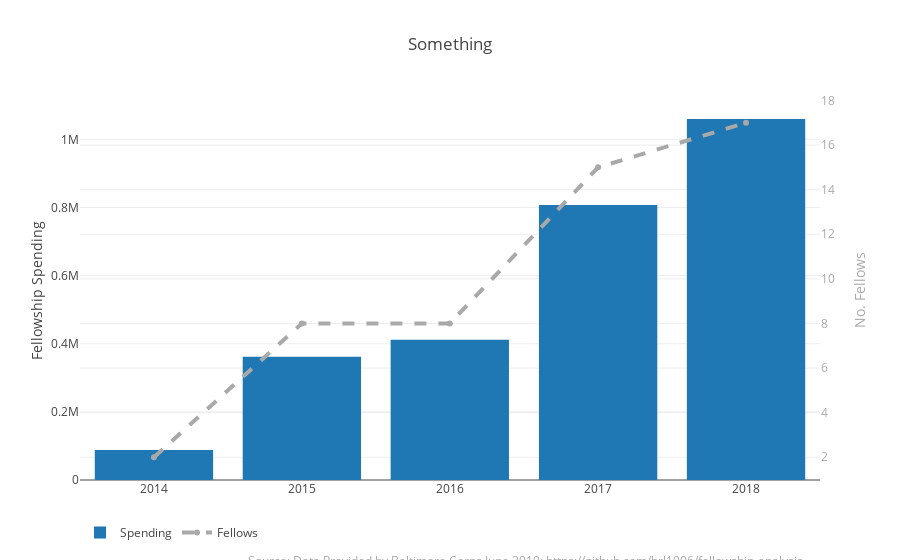

Write notebook code for a chart like this one.
### Markdown cell above
###  <font color=blue>Total Spending & Volume of City Government Fellows </font>

### Code cell
## TODO: style the chart use fmdview as guide
trace1 = go.Bar(
    x = dframe.groupby(dframe.index)['fellow_cost'].sum().index,
    y = dframe.groupby(dframe.index)['fellow_cost'].sum().values,
    name = 'Spending'
)
trace2 = go.Scatter(
    x = dframe.groupby(dframe.index)['agency'].count().index,
    y = dframe.groupby(dframe.index)['agency'].count().values,
    name = 'Fellows',
    line = {'color':'darkgrey',
           'width':4,
           'dash':'dash'},
    yaxis = 'y2'
)

layout = {
    'legend':{'orientation':'h'},
    'title':'Something',
    'yaxis': {'title':'Fellowship Spending'},
    'yaxis2':{'title':'No. Fellows',
             'titlefont':{'color':'darkgrey'},
             'tickfont':{'color':'darkgrey'},
             'overlaying':'y',
             'side':'right'},
    'xaxis': {'tickmode':'auto',
             'nticks': dframe.index.nunique()},
    'annotations':[
            {
                'font':{'size':12,
                       'color':'darkgrey'},
                'showarrow':False,
                'text': 'Source: Data Provided by Baltimore Corps June 2019: https://github.com/brl1906/fellowship-analysis',
                'xref':'paper',
                'yref':'paper',
                'x':.98,
                'y':-.24}
        ]
}

fig = {'data':[trace1,trace2], 'layout':layout}
pyo.iplot(fig)

### Figure 1 — Plotly figure (JSON) as saved in the notebook; plotly's stock layout.template omitted (floating-point values rounded to 4 significant figures)
{"data": [{"name": "Spending", "type": "bar", "uid": "b8d7cdd7-fcbb-4c57-aa3b-5c925d272264", "x": ["2014-01-01", "2015-01-01", "2016-01-01", "2017-01-01", "2018-01-01"], "y": [88080, 362080, 411978, 807100.0, 1060000.0]}, {"line": {"color": "darkgrey", "dash": "dash", "width": 4}, "name": "Fellows", "type": "scatter", "uid": "53807ec1-b56d-4287-bf17-6ba905bcf826", "x": ["2014-01-01", "2015-01-01", "2016-01-01", "2017-01-01", "2018-01-01"], "y": [2, 8, 8, 15, 17], "yaxis": "y2"}], "layout": {"annotations": [{"font": {"color": "darkgrey", "size": 12}, "showarrow": false, "text": "Source: Data Provided by Baltimore Corps June 2019: https://github.com/brl1906/fellowship-analysis", "x": 0.98, "xref": "paper", "y": -0.24, "yref": "paper"}], "autosize": true, "legend": {"orientation": "h"}, "title": {"text": "Something"}, "xaxis": {"autorange": true, "nticks": 5, "range": ["2013-07-02 12:00", "2018-07-02 12:00"], "tickmode": "auto", "type": "date"}, "yaxis": {"autorange": true, "range": [0, 1116000.0], "title": {"text": "Fellowship Spending"}, "type": "linear"}, "yaxis2": {"autorange": true, "overlaying": "y", "range": [0.7621, 18.24], "side": "right", "tickfont": {"color": "darkgrey"}, "title": {"font": {"color": "darkgrey"}, "text": "No. Fellows"}, "type": "linear"}}}
